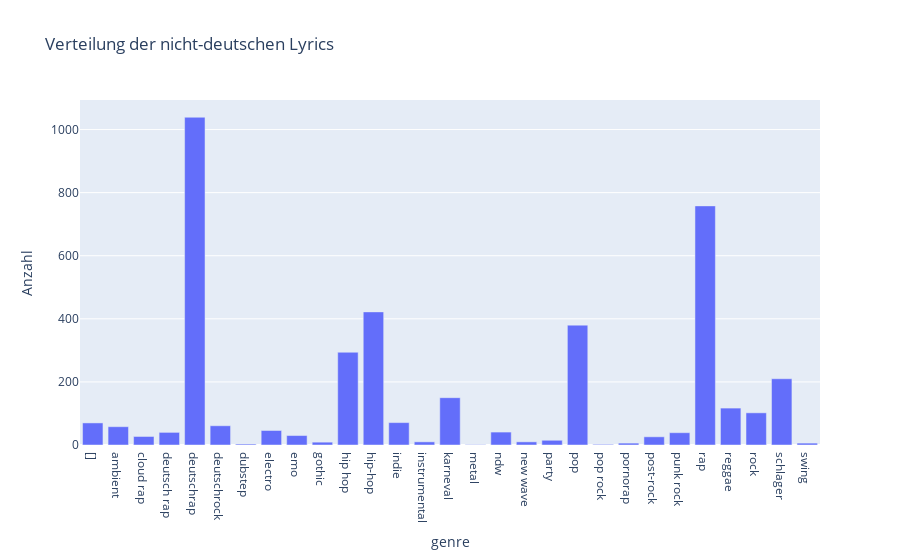

This figure's notebook cell:
### Code cell
import plotly.express as px

non_ger_genre_count = pd.DataFrame(non_ger_results).groupby(['genre']).size().reset_index(name='count')

fig = px.bar(non_ger_genre_count, x='genre', y='count', title='Verteilung der nicht-deutschen Lyrics',
             labels={'count': 'Anzahl'})

fig.show()
fig.write_html("../images/non_german_lyrics.html")

### Figure 1 — Plotly figure (JSON) as saved in the notebook; plotly's stock layout.template omitted (floating-point values rounded to 4 significant figures)
{"data": [{"alignmentgroup": "True", "hovertemplate": "genre=%{x}<br>Anzahl=%{y}<extra></extra>", "legendgroup": "", "marker": {"color": "#636efa", "pattern": {"shape": ""}}, "name": "", "offsetgroup": "", "orientation": "v", "showlegend": false, "textposition": "auto", "type": "bar", "x": ["[]", "ambient", "cloud rap", "deutsch rap", "deutschrap", "deutschrock", "dubstep", "electro", "emo", "gothic", "hip hop", "hip-hop", "indie", "instrumental", "karneval", "metal", "ndw", "new wave", "party", "pop", "pop rock", "pornorap", "post-rock", "punk rock", "rap", "reggae", "rock", "schlager", "swing"], "xaxis": "x", "y": [70, 58, 27, 40, 1039, 61, 3, 46, 30, 9, 294, 422, 71, 10, 150, 1, 41, 10, 15, 380, 2, 6, 26, 39, 758, 117, 102, 210, 6], "yaxis": "y"}], "layout": {"barmode": "relative", "legend": {"tracegroupgap": 0}, "title": {"text": "Verteilung der nicht-deutschen Lyrics"}, "xaxis": {"anchor": "y", "domain": [0, 1], "title": {"text": "genre"}}, "yaxis": {"anchor": "x", "domain": [0, 1], "title": {"text": "Anzahl"}}}}
